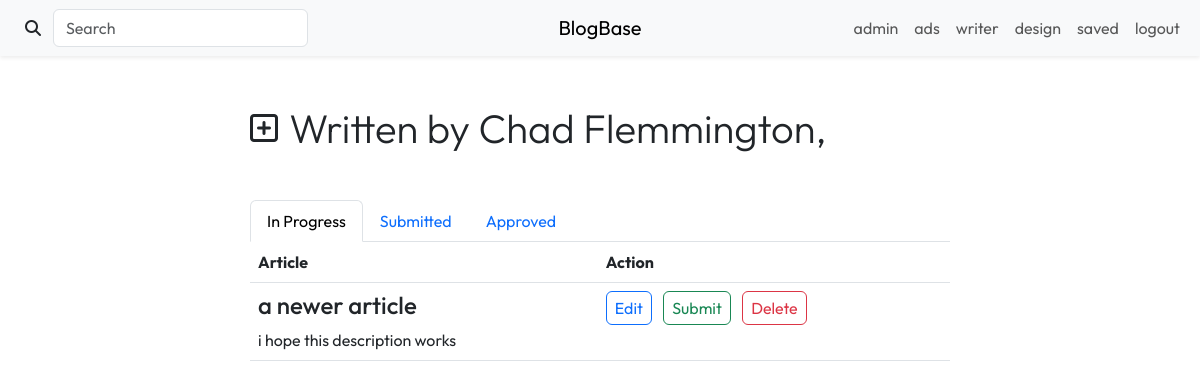
Before: /content/writer.php (signed in) with the older database file.
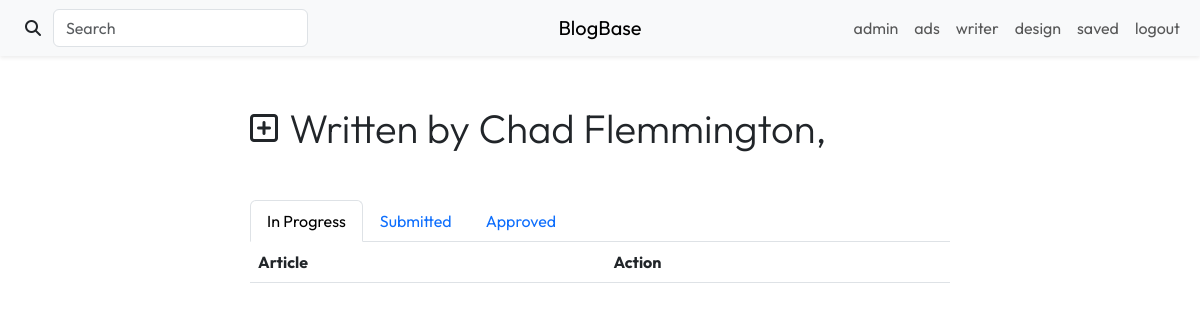
After: the same page with the newer database file.
### tables this page shows
CREATE TABLE `Articles` (
  `article_id` int(11) NOT NULL,
  `author_id` int(11) NOT NULL,
  `title` varchar(225) NOT NULL,
  `description` tinytext DEFAULT NULL,
  `lead_image` varchar(255) DEFAULT NULL,
  `content` longblob DEFAULT NULL,
  `submitted` tinyint(1) NOT NULL DEFAULT 0,
  `submit_date` date NOT NULL DEFAULT current_timestamp(),
  `approved` tinyint(1) NOT NULL DEFAULT 0,
  `click_number` int(11) NOT NULL DEFAULT 0
);

### include/user_info.inc.php (called while the page is built, shortened)
<?php
if (isset($_SESSION['username'])) {
    $user_query = "SELECT *
                   FROM Users
                   WHERE username = '" . $_SESSION['username'] . "';";
    $user_result = mysqli_query($con, $user_query);
    $user_info = $user_result->fetch_assoc();
}
?>

### content/writer.php (the view, shortened to what the changed rows need)
<?php
require_once "../include/connect.inc.php";
include_once "../include/user_info.inc.php";
if ($user_info['writer'] == false) {
    echo "You don't have access";
} else {
    $user_id = $user_info['user_id'];
}
?>
<!DOCTYPE html>
<html>
    <head>
        <link rel="stylesheet" href="https://cdn.jsdelivr.net/npm/bootstrap@5.3.0-alpha1/dist/css/bootstrap.min.css">
        <link rel="stylesheet" href="https://cdnjs.cloudflare.com/ajax/libs/font-awesome/6.2.1/css/all.min.css">
        <link rel="stylesheet" href="./css/styles.css">
    </head>
    <body>
        <div class="col-10 col-lg-7 mt-3 mx-auto">
            <div class="tab-content" id="writer-article-content">
                <div class="tab-pane fade show active" id="in-progress-tab-pane" role="tabpanel" aria-labelledby="in-progress-tab" tabindex="0">
                    <?php
                    $in_progress_query = "SELECT article_id, title, description
                                          FROM Articles
                                          WHERE approved = 0 AND submitted = 0 AND author_id = $user_id";
                    $in_progress_results = mysqli_query($con, $in_progress_query);
                    $in_progress_articles = $in_progress_results->fetch_all(MYSQLI_BOTH);
                    ?>
                    <table class="table text-start">
                        <thead>
                            <th scope="col">Article</th>
                            <th scope="col">Action</th>
                        </thead>
                        <tbody>
                            <?php for ($i = 0; $i < $in_progress_results->num_rows; $i++) { ?>
                                <tr>
                                    <td>
                                        <h4>
                                            <a class="text-reset text-decoration-none" href="./article.php?id=<?php echo $in_progress_articles[$i]['article_id']; ?>">
                                                <?php echo $in_progress_articles[$i]['title'] ?>
                                            </a>
                                        </h4>
                                        <?php echo $in_progress_articles[$i]['description'] ?>
                                    </td>
                                    <td>
                                        <ul class="list-inline">
                                            <li class="list-inline-item align-middle">
                                                <a class="btn btn-outline-primary px-2 py-1" type="button" href="./create.php?id=<?php echo $in_progress_articles[$i]['article_id']; ?>">Edit</a>
                                            </li>
                                            <li class="list-inline-item align-middle">
                                                <a class="btn btn-outline-success px-2 py-1" type="button" href="../include/create_article.inc.php?submit_article=<?php echo $in_progress_articles[$i]['article_id']; ?>">Submit</a>
                                            </li>
                                            <li class="list-inline-item align-middle">
                                                <a class="btn btn-outline-danger px-2 py-1" type="button" href="../include/delete_article.inc.php?id=<?php echo $in_progress_articles[$i]['article_id']; ?>&return_page=writer.php">Delete</a>
                                            </li>
                                        </ul>
                                    </td>
                                </tr>
                            <?php } ?>
                        </tbody>
                    </table>
                </div>
            </div>
        </div>
    </body>
</html>

Changed rows visible on the page:
removed articles: title "a newer article", description "i hope this description works"
